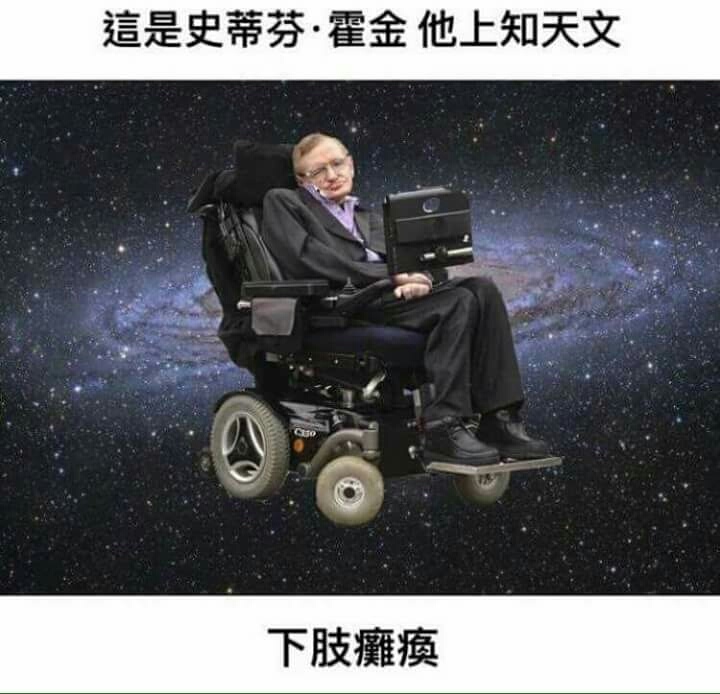
#> input picture haha.jpg, 720 x 694 px
$ jupyter execute haha.ipynb   (older library calls are emulated)
#> lines starting #> are read from the running program, lines starting #| are printed output that depends on the picture
[cell 1]
from skimage import io

img1=io.imread('haha.jpg', as_grey=True)
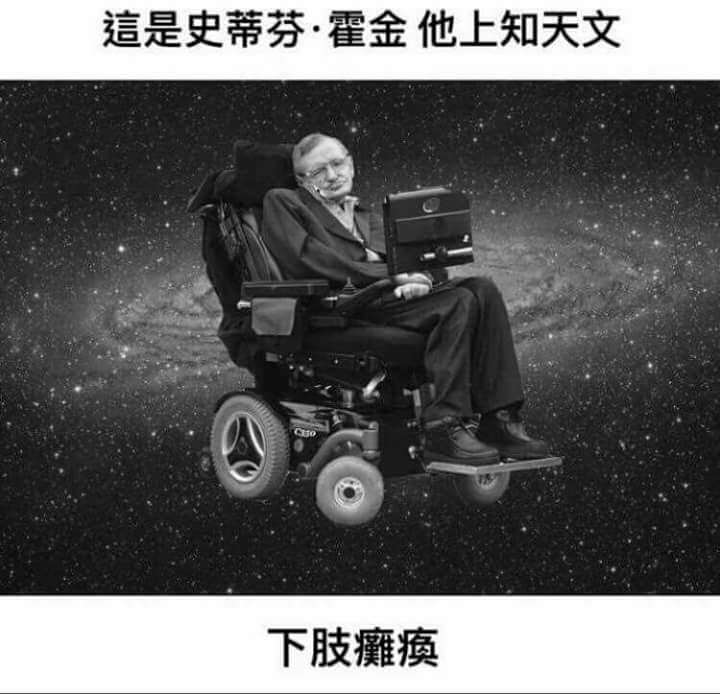
#> img1: shape (694, 720) float64; min 0, max 1, mean 0.385

print(type(img1))
#| <class 'numpy.ndarray'>
print(img1.shape)
#| (694, 720)

io.imshow(img1)
io.show()
